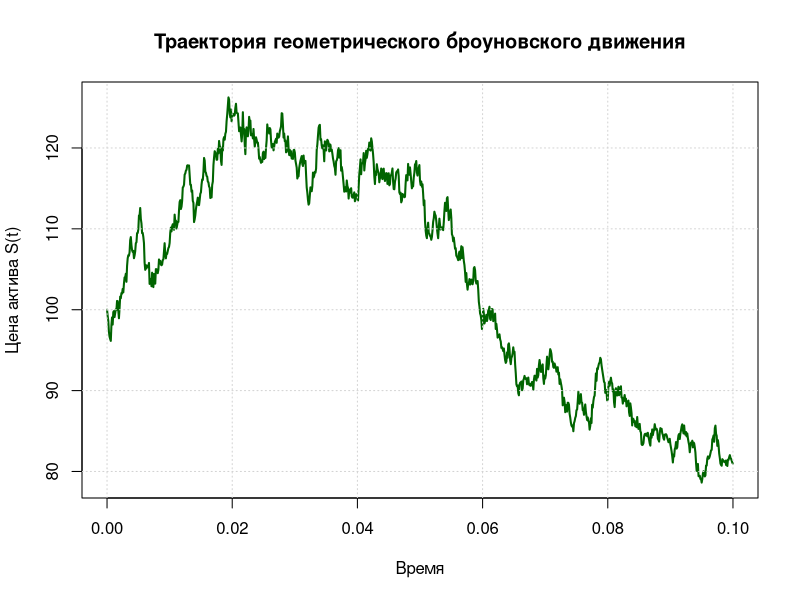

Reproduce this figure in R.
if (!require("stats")) install.packages("stats")
library(stats)

# Задание параметров модели
initial_value <- 100
drift <- 0.5
volatility <- 0.8
sqrt_step <- 0.01
time_step <- sqrt_step^2
num_points <- 1001

# Функция для моделирования геометрического броуновского движения
model_gbm <- function(S0, a, sigma, delta, n) {
  # Генерация гауссовских приращений
  noise <- rnorm(n, mean = 0, sd = sqrt(delta))
  
  # Моделирование броуновского движения
  brownian <- cumsum(c(0, noise[-1]))
  
  # Временная шкала
  time_grid <- seq(0, (n-1) * delta, by = delta)
  
  # Вычисление траектории S_t
  drift_term <- (a - 0.5 * sigma^2) * time_grid
  diffusion_term <- sigma * brownian
  trajectory <- S0 * exp(drift_term + diffusion_term)
  
  return(list(time = time_grid, S = trajectory))
}

# Моделирование процесса
gbm_result <- model_gbm(initial_value, drift, volatility, time_step, num_points)

# Извлечение результатов
time_grid <- gbm_result$time
prices <- gbm_result$S

# Построение графика траектории
plot(time_grid, prices, type = "l", col = "darkgreen", lwd = 2,
     xlab = "Время", ylab = "Цена актива S(t)",
     main = "Траектория геометрического броуновского движения")
grid()

# Вычисление логарифмических приращений
log_diff <- diff(log(prices))

# Оценка параметров
mean_log_diff <- mean(log_diff)
var_log_diff <- var(log_diff)

# Вычисление оценок a и sigma^2
est_sigma_sq <- var_log_diff / time_step  # Оценка волатильности
est_drift <- mean_log_diff / time_step + est_sigma_sq / 2  # Оценка сноса

# Вывод результатов
cat("Оценка сноса (a):", round(est_drift, 4), "\n")
cat("Оценка волатильности (sigma^2):", round(est_sigma_sq, 4), "\n")
